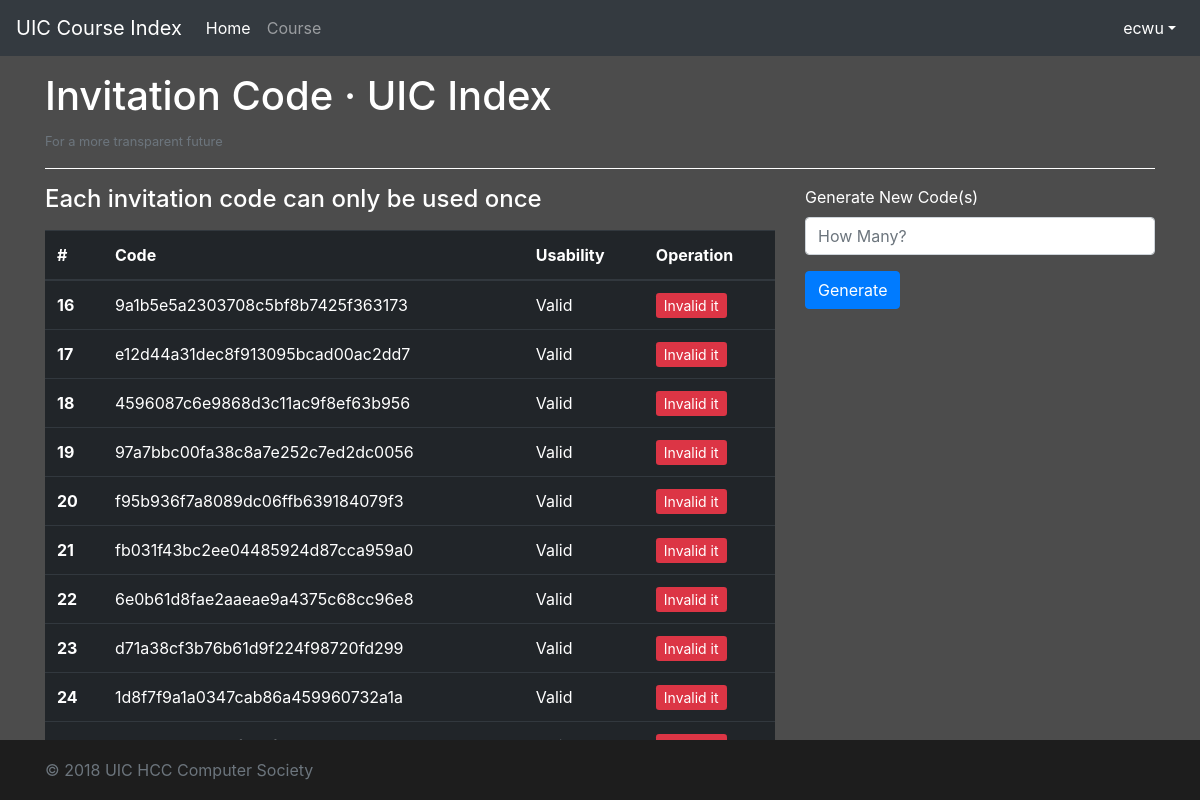
/tools/invitation/ (signed in), run on the app's committed database.
### course/models.py (models this page shows, shortened)
class InvitationCode(models.Model):
    invitation_code = models.TextField(null=True, unique=True)
    usability = models.BooleanField(default=True)

### course/views.py (the view, shortened to what this page needs)
# urls.py: path('tools/invitation/', views.invitation_code, name='invitation_code'),
def invitation_code(request):
    if not request.user.is_superuser:
        messages.add_message(request, messages.ERROR, 'No permission.')
        return redirect('/')
    else:
        userdata = request.user
        times = request.POST.get('amount')
        code_all = models.InvitationCode.objects.all()
        if times is not None:
            messages.add_message(request, messages.INFO, 'Generated '+str(times)+' new invitation code(s).')
    return render(request, 'tools/newic.html', {'userdata': userdata, 'codes': code_all})

### course/templates/tools/newic.html (shortened to what this page needs)
<!doctype html>
<html lang="en">
  <head>
    <link href="https://cdn.bootcss.com/bootstrap/4.0.0/css/bootstrap.min.css" rel="stylesheet">
    {% load static %}
    <link href="{% static "course/css/login_page.css" %}" rel="stylesheet">
</head>
  <body>
    <header>
      <nav class="navbar navbar-expand-md navbar-dark fixed-top bg-dark">
        <a class="navbar-brand" href="{% url 'home_page' %}">UIC Course Index</a>
        <div class="collapse navbar-collapse" id="navbarCollapse">
          <ul class="navbar-nav mr-auto">
            <li class="nav-item active">
              <a class="nav-link" href="{% url 'home_page' %}">Home <span class="sr-only">(current)</span></a>
            </li>
            <li class="nav-item">
              <a class="nav-link" href="{% url 'course_list' %}">Course</a>
            </li>
          </ul>
            <ul class="navbar-nav ml-auto">
                <li class="nav-item dropdown show">
                    <a class="nav-link dropdown-toggle" href="#" id="dropdown01" data-toggle="dropdown" aria-haspopup="true" aria-expanded="true">{{ userdata.username }}</a>
                </li>
            </ul>
        </div>
      </nav>
    </header>
<div class="site-wrapper-inner" style="background-color: rgba(0, 0, 0, 0.7);">
    <main role="main" class="container">
    <br>
      <h1 class="mt-5 text-white">Invitation Code · UIC Index</h1>
      <small class="text-secondary">For a more transparent future</small>
      <hr style="border-color: #FFFFFF;">
<div class="row">
    <div class="col-8">
        <h4 class="text-white">Each invitation code can only be used once</h4>
        <table class="table table-hover table-dark" style="margin-top: 1rem;">
            <thead>
                <tr>
                    <th scope="col">#</th>
                    <th scope="col">Code</th>
                    <th scope="col">Usability</th>
                    <th scope="col">Operation</th>
                </tr>
            </thead>
            <tbody>
                {% for code in codes %}
                    <tr>
                        <th scope="row">{{ code.id }}</th>
                        <td>{{ code.invitation_code}}</td>
                        <td>
                            {% if code.usability %}
                                Valid
                            {% else %}
                                Invalid
                            {% endif %}
                        </td>
                        <td>
                            {% if code.usability %}
                                <a href="{% url 'invitation_code_invalid' code.id %}" class="btn-danger btn-sm">Invalid it</a>
                            {% endif %}
                        </td>
                    {% endfor %}
                    </tr>
            </tbody>
        </table>
        </div>
    <div class="col-4">
<div>
      <form action="{% url 'invitation_code' %}" method="post">
          <div class="form-group">
            <label class="text-white">Generate New Code(s)</label>
            <input type="text" class="form-control" placeholder="How Many?" name="amount">
          </div>
          <button type="submit" class="btn btn-primary">Generate</button>
        </form>
    </div>
    </div>
</div>
    </main>
</div>
    <footer class="footer">
      <div class="container">
        <span class="text-muted">&copy; 2018 UIC HCC Computer Society</span>
      </div>
    </footer>
    {% load static %}
  </body>
</html>

### course/static/course/css/login_page.css (style rules this page uses)
html { position: relative; min-height: 100%; }
body { margin-bottom: 60px; font-family: -apple-system, BlinkMacSystemFont, "Segoe UI", "Droid Sans", "Helvetica Neue", "PingFang SC", "Hiragino Sans GB", "Droid Sans Fallback", "Microsoft YaHei", sans-serif; }
.footer { position: absolute; bottom: 0; width: 100%; height: 60px; line-height: 60px; background-color: #1d1d1d; }
.footer > .container { padding-right: 15px; padding-left: 15px; }

### course/templates/tools/newic.html (style rules this page uses)
body { background-image: url("https://source.unsplash.com/daily"); background-size: cover; }
.site-wrapper-inner { position:fixed; width: 100%; height: 100%; }

### data on the page
InvitationCode: id "16", invitation_code "9a1b5e5a2303708c5bf8b7425f363173", usability "Valid"
InvitationCode: id "17", invitation_code "e12d44a31dec8f913095bcad00ac2dd7", usability "Valid"
InvitationCode: id "18", invitation_code "4596087c6e9868d3c11ac9f8ef63b956", usability "Valid"
InvitationCode: id "19", invitation_code "97a7bbc00fa38c8a7e252c7ed2dc0056", usability "Valid"
InvitationCode: id "20", invitation_code "f95b936f7a8089dc06ffb639184079f3", usability "Valid"
InvitationCode: id "21", invitation_code "fb031f43bc2ee04485924d87cca959a0", usability "Valid"
InvitationCode: id "22", invitation_code "6e0b61d8fae2aaeae9a4375c68cc96e8", usability "Valid"
InvitationCode: id "23", invitation_code "d71a38cf3b76b61d9f224f98720fd299", usability "Valid"
InvitationCode: id "24", invitation_code "1d8f7f9a1a0347cab86a459960732a1a", usability "Valid"

### other printed values
{{ userdata.username }} "ecwu"
